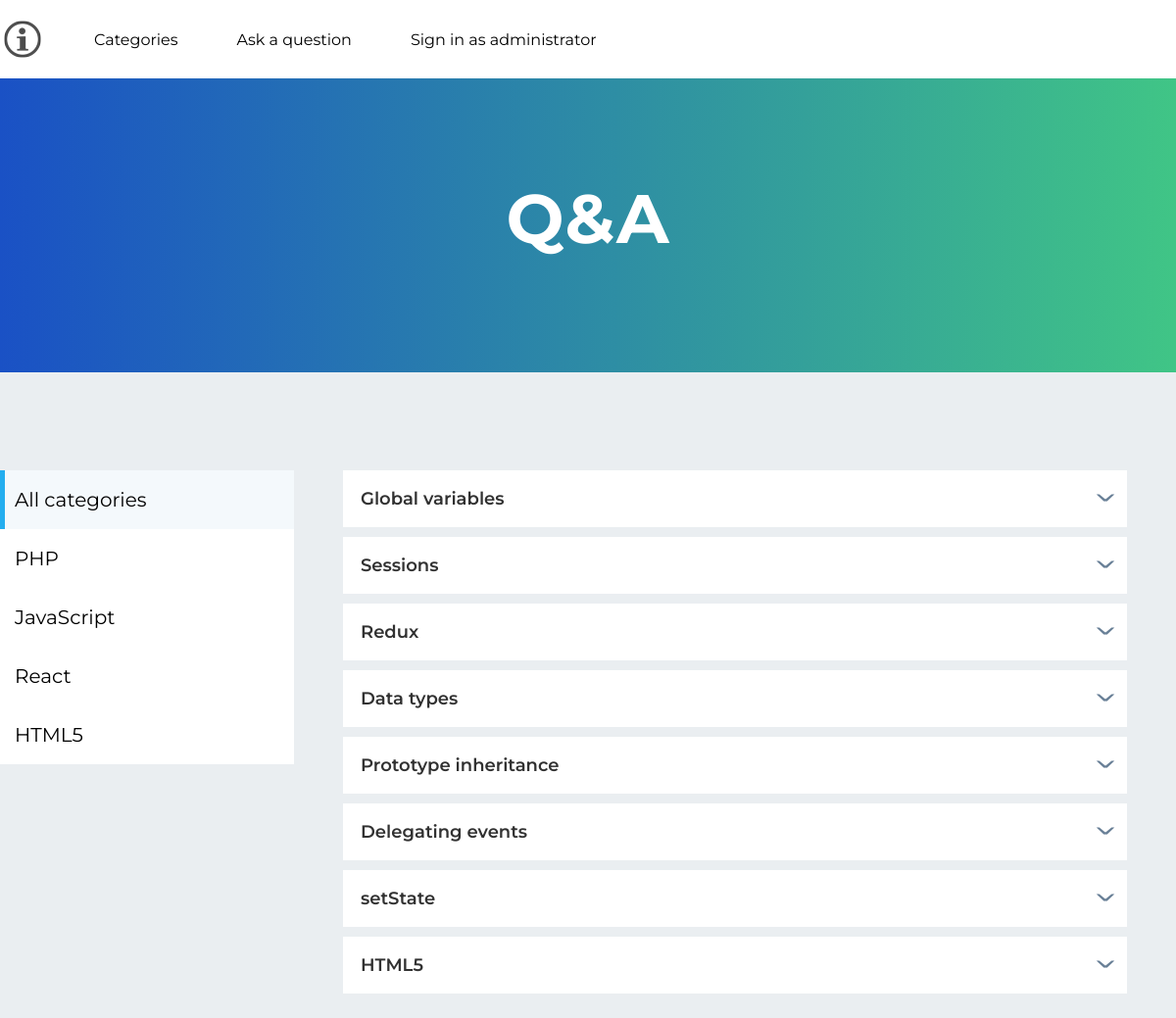
The page /index.php?c=front&a=categories&categoryId=all on the database its author committed.
### tables this page shows
CREATE TABLE `categories`
(
  `id`    int(11) NOT NULL AUTO_INCREMENT,
  `title` tinytext NOT NULL,
  PRIMARY KEY (`id`)
);

CREATE TABLE `questions`
(
  `id`          smallint(6) NOT NULL AUTO_INCREMENT,
  `title`       text,
  `category_id` smallint(6) NOT NULL,
  `author_id`   smallint(6) DEFAULT NULL,
  `content`     text      NOT NULL,
  `answer`      varchar(1000)      DEFAULT NULL,
  `status_id`   smallint(6) DEFAULT 1,
  `date_added`  timestamp NOT NULL DEFAULT CURRENT_TIMESTAMP,
  PRIMARY KEY (`id`)
);

### index.php (called while the page is built, shortened)
<?php
class Di
{
  public function config()
  {
    $config = include 'config.php';
    return $config;
  }
  public function db()
  {
    $config = $this->config();
    try {
      $db = new PDO('mysql:host='.$config['host'].';dbname='.$config['dbname'].';charset=UTF8', $config['user'], $config['pass']);
    } catch (PDOException $e) {
      die('Database error: '.$e->getMessage().'<br/>');
    }
    return $db;
  }
  public function render($template, $params=[])
  {
    $fileTemplate='template/'.$template;
    if (is_file($fileTemplate)) {
      include $fileTemplate;
    }
  }
}
include 'router/router.php';
?>

### controller/FrontController.php (called while the page is built, shortened)
<?php
include 'model/Category.php';
include 'model/Question.php';
class FrontController
{
  public function categories()
  {
    if (isset($_GET['categoryId'])) {
      $activeCategory = $_GET['categoryId'];
      $category = new Category;
      $categories = $category->getCategories();
      $question = new Question;
      if ($activeCategory === 'all') {
        $result = $question->getQuestionsAllFront();
      } else {
        $result = $question->getQuestionsByIdCategoryFront($activeCategory);
      }
      Di::get()->render('categories.php', ['activeCategory' => $activeCategory,'categories' => $categories,'result' => $result]);
    }
  }
}
?>

### router/router.php (called while the page is built, shortened)
<?php
$controllersAndActions = [
  'admin' => [
    'logout',
    'login',
    'main',
    'questionsWithoutAnswer',
    'questionsWithoutAnswerQuestionDelete',
    'questionsWithoutAnswerChangeStatus',
    'adminList',
    'adminAdd',
    'adminDelete',
    'adminChangePassword',
    'categoryList',
    'categoryAdd',
    'categoryQuestionsDelete',
    'questionList',
    'questionChangeStatus',
    'questionDelete',
    'questionEdit'
  ],
  'front' => [
    'enter',
    'categories',
    'sendQuestion'
  ]
];
if (!isset($_GET['c']) || !isset($_GET['a'])) {
  $controller = 'front';
  $action = 'enter';
} else {
  $controller = $_GET['c'];
  $action = $_GET['a'];
}
foreach($controllersAndActions as $key =>$actions) {
  if ($key === $controller) {
    foreach($actions as $item) {
      if ($item === $action) {
        createController($key, $item);
      }
    }
  }
}
function createController($controller, $action)
{
  $controllerText = $controller . 'Controller';
  $controllerFile = 'controller/' . ucfirst($controllerText) . '.php';
  if (is_file($controllerFile)) {
    if (class_exists($controllerText)) {
      $controller = new $controllerText();
      if (method_exists($controller, $action)) {
        $controller->$action();
      } else {
        echo 404;
      }
    } else {
      echo 404;
    }
  } else {
    echo 404;
  }
}
?>

### model/Category.php (called while the page is built, shortened)
<?php
class Category
{
  public function getCategories()
  {
    $sth = Di::get()->db()->prepare("SELECT id, title FROM categories");
    $sth->execute();
    $result = $sth->fetchAll(PDO::FETCH_ASSOC);
    return $result;
  }
}
?>

### model/Question.php (called while the page is built, shortened)
<?php
class Question
{
  public function getQuestionsAllFront()
  {
    $sql = "
    SELECT
      c.title as category,
      a.name as author,
      q.title as title,
      q.content as question,
      q.answer as answer,
      q.date_added as date_added
    FROM questions q
    INNER JOIN categories c
      ON q.category_id=c.id
    INNER JOIN authors a
      ON q.author_id=a.id
    WHERE q.status_id = 2
    ";
    $sth = Di::get()->db()->prepare($sql);
    $sth->execute();
    $result = $sth->fetchAll(PDO::FETCH_ASSOC);
    return $result;
  }
}
?>

### template/categories.php (the view, shortened to what this page needs)
<!DOCTYPE html>
<html lang="en">
<head>
  <link rel="stylesheet" href="template/css/style.css">
</head>
<body>
<div class="header__wrapper">
  <header class="header">
    <img src="template/i/logo.png" height="46" width="46" alt="">
    <a class="header__link" href="index.php?c=front&a=categories&categoryId=all">Categories</a>
    <a class="header__link" href="index.php?c=front&a=sendQuestion">Ask a question</a>
    <a class="header__link" href="index.php">Sign in as administrator</a>
  </header>
</div>
<section class="banner">
  <h1 class="banner__title">Q&A</h1>
</section>
<main class="main">
  <form class="categories" action="index.php?c=front&a=categories&categoryId=<?php echo $activeCategory ?>"
        method="post">
    <button class="categories__button" type="submit" name="categoryId" value="all">All categories</button>
    <?php foreach ($categories as $category) { ?>
      <button class="categories__button" type="submit" name="categoryId"
              value="<?php echo $category['id'] ?>"><?php echo $category['title'] ?></button>
    <?php } ?>
  </form>
  <section class="answers">
    <?php if (count($result) > 0) {
      foreach ($result as $item) { ?>
        <div class="answers__item">
          <p class="answers__item-title"><?php echo $item['title'] ?></p>
        </div>
      <?php }
    } else { ?>
      <p>Вопросов нет</p>
    <?php } ?>
  </section>
</body>
</html>

### template/css/style.css (style rules this page uses)
* { font-family: 'Montserrat', sans-serif; box-sizing: border-box; margin: 0; padding: 0; }
body { background-color: #eaeef1; }
a { text-decoration: none; }
.header__wrapper { background-color: #fff; }
.header { display: flex; justify-content: flex-start; align-items: center; max-width: 1200px; margin: 0 auto; height: 80px; }
.header__link { padding: 10px; margin-left: 40px; color:#000; }
.banner { height: 300px; padding: 100px 0; background: linear-gradient(to right, #1a51c5, #40c586); }
.banner__title { margin: 0 auto; color: #fff; font-size: 70px; font-weight: 700; letter-spacing: 1px; text-align: center; }
.main { display: flex; max-width: 1200px; padding-top: 100px; margin: 0 auto; }
.categories { display: flex; flex-direction: column; color: #fff; }
.categories__button { height: 60px; width: 300px; padding-left: 15px; border: 0; font-size: 20px; text-align: left; cursor: pointer; outline: none; background-color: #fff; }
.categories__button-active { padding-left: 10px; border-left: 5px solid #24aeef; background-color: #f4f9fc; }
.answers { width: 800px; margin-left: 50px; }
.answers__item-title { position: relative; padding: 18px 50px 18px 18px; font-weight: 600; font-size: 18px; color: #313131; cursor: pointer; }
.answers__item { margin-bottom: 10px; background-color: #fff; }
.answers__item-title:after { position: absolute; content: 'ˇ'; font-size: 60px; font-weight: 300; color: #687f96; top: 10px; right: 30px; height: 10px; width: 10px; }

### rows shown on the page
categories: $category['id'] 1 (drawn), title "PHP"
categories: $category['id'] 2 (drawn), title "JavaScript"
categories: $category['id'] 3 (drawn), title "React"
categories: $category['id'] 4 (drawn), title "HTML5"
questions: title "Global variables"
questions: title "Sessions"
questions: title "Redux"
questions: title "Data types"
questions: title "Prototype inheritance"
questions: title "Delegating events"
questions: title "setState"
questions: title "HTML5"
